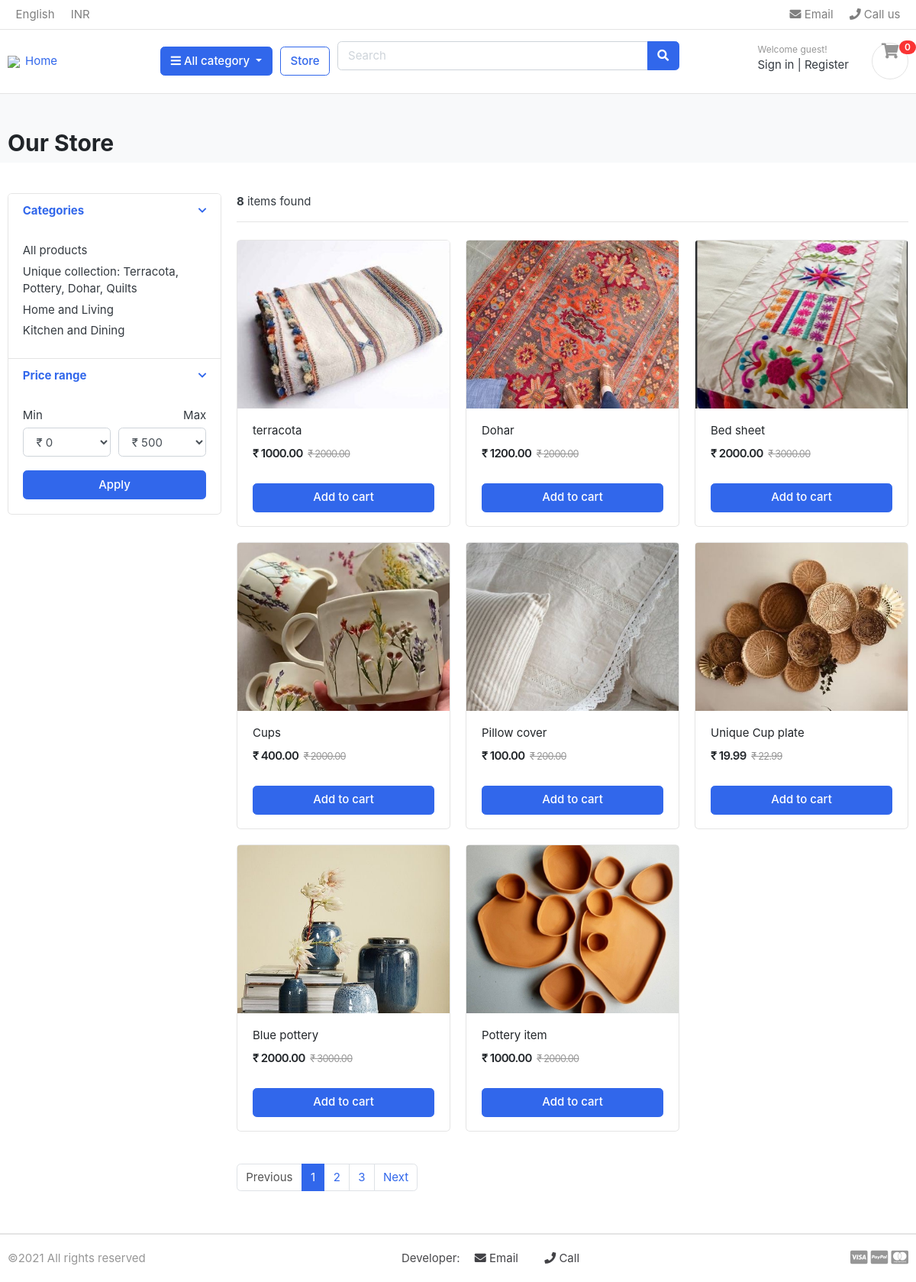
The app's page /shop/ with its own data.
### all_category/models.py (models this page shows, shortened)
class Category(models.Model):
    category_name = models.CharField(max_length=100,unique=True)
    slug = models.SlugField(max_length=100,unique=True)
    category_img = models.ImageField(upload_to="photos/category",blank =True)
    description = models.TextField(max_length=300,blank = True)
    class Meta:
        verbose_name = "category"
        verbose_name_plural = "categories"
    def get_url(self):
        return reverse('products_by_category',args = [self.slug])

### shop/models.py (models this page shows, shortened)
class Product(models.Model):
    items = models.CharField(max_length=120)
    slug = models.SlugField (verbose_name = "slug",allow_unicode = True,unique=True,blank = True,null = True)
    price = models.DecimalField(max_digits=10,decimal_places=2)
    discounted_price = models.DecimalField(max_digits=10,decimal_places=2)
    description = models.TextField()
    image = models.ImageField(max_length=300,upload_to="product_images")
    stock = models.IntegerField(default=0)
    is_available = models.BooleanField(default=True)
    category = models.ForeignKey(Category, on_delete=models.CASCADE)
    created_date = models.DateTimeField(auto_now=True)
    modified_date = models.DateTimeField(auto_now=True)
    def get_url(self):
        return reverse('product_detail',args = [self.category.slug, self.slug])

### shop/views.py (the view)
# urls.py: path("",views.shop,name="shop"),
def shop(request,category_slug= None):
    categories = None
    products = None
    if category_slug !=None:
        categories = get_object_or_404(Category,slug = category_slug )
        products = Product.objects.filter(category = categories,is_available = True)
        product_count = products.count()
    else:
        products = Product.objects.all().filter(is_available=True)
        product_count = products.count()
    context = {"products":products,"product_count":product_count}
    return render(request, "shop/shop.html",context)

### all_category/context_processors.py (called while the page is built)
def menu_links(request):
    links = Category.objects.all()
    return dict(links = links)

### shop/templates/shop/shop.html (shortened to what this page needs)
{%extends 'base.html' %} {%load static%} {%block content%}
<section class="section-pagetop bg" style= "height: 5px;">
  <div class="container" style= "height: 5px;">
     {%if 'search' in request.path%}
<h2 class="title-page">Search Result</h2>
{% else %}
    <h2 class="title-page">Our Store</h2>
{%endif%}
  </div>
</section>
<section class="section-content padding-y">
  <div class="container">
    <div class="row">
      <aside class="col-md-3">
        <div class="card">
          <article class="filter-group">
            <header class="card-header">
              <a
                href="#"
                data-toggle="collapse"
                data-target="#collapse_1"
                aria-expanded="true"
                class=""
              >
                <i class="icon-control fa fa-chevron-down"></i>
                <h6 class="title">Categories</h6>
              </a>
            </header>
            <div class="filter-content collapse show" id="collapse_1" >
              <div class="card-body">
                <ul class="list-menu">
                  <li><a href="{% url 'shop' %}">All products </a></li>
                  {% for category in links %}
                  <li><a href="{{category.get_url }}">{{category.category_name}} </a></li>
                  {%endfor%}
                </ul>
              </div>
            </div>
          </article>
          <article class="filter-group">
            <header class="card-header">
              <a
                href="#"
                data-toggle="collapse"
                data-target="#collapse_3"
                aria-expanded="true"
                class=""
              >
                <i class="icon-control fa fa-chevron-down"></i>
                <h6 class="title">Price range</h6>
              </a>
            </header>
            <div class="filter-content collapse show" id="collapse_3" >
              <div class="card-body">
                <div class="form-row">
                  <div class="form-group col-md-6">
                    <label>Min</label>
                    <select class="mr-2 form-control">
                      <option value="0">&#8377 0</option>
                    </select>
                  </div>
                  <div class="form-group text-right col-md-6">
                    <label>Max</label>
                    <select class="mr-2 form-control">
                      <option value="50">&#8377 500</option>
                    </select>
                  </div>
                </div>
                <button class="btn btn-block btn-primary">Apply</button>
              </div>
            </div>
          </article>
        </div>
      </aside>
      <main class="col-md-9">
        <header class="border-bottom mb-4 pb-3">
          <div class="form-inline">
            <span class="mr-md-auto"> <b>{{product_count}}</b> items found  </span>
          </div>
        </header>
        <div class="row">
          {%if products%}
          {%for product in products%}
          <div class="col-md-4">
            <figure class="card card-product-grid">
              <div class="img-wrap">
                <a href="{{product.get_url}}"><img style="width: 100%;" src="{{product.image.url}}" /></a>
              </div>
              <figcaption class="info-wrap">
                <div class="fix-height">
                  <a href="{{product.get_url}}" class="title"
                    >{{product.items}}</a
                  >
                  <div class="price-wrap mt-2">
                    <span class="price">&#8377 {{product.discounted_price}}</span>
                    <del class="price-old">&#8377 {{product.price}}</del>
                  </div>
                </div>
                <a href="{%url 'cart'%}" class="btn btn-block btn-primary">Add to cart </a>
              </figcaption>
            </figure>
          </div>
          {%endfor%}
          {%else%}
          <div>
            <h2>No result found. Please try again</h2>
          </div>
          {%endif%}
        </div>
        <nav class="mt-4" aria-label="Page navigation sample">
          <ul class="pagination">
            <li class="page-item disabled">
              <a class="page-link" href="#">Previous</a>
            </li>
            <li class="page-item active">
              <a class="page-link" href="#">1</a>
            </li>
            <li class="page-item"><a class="page-link" href="#">2</a></li>
            <li class="page-item"><a class="page-link" href="#">3</a></li>
            <li class="page-item"><a class="page-link" href="#">Next</a></li>
          </ul>
        </nav>
      </main>
    </div>
  </div>
</section>
{%endblock%}

### shop/templates/base.html (shortened to what this page needs)
{% load static %}
<html lang="en">
  <head>
    <link
      href='{% static "css/bootstrap.css" %}'
      rel="stylesheet"
      type="text/css"
    />
    <link
      href='{% static "fonts/fontawesome/css/all.min.css" %}'
      type="text/css"
      rel="stylesheet"
    />
    <link href='{%static "css/ui.css" %}' rel="stylesheet" type="text/css" />
    <link
      href='{% static "css/responsive.css" %}'
      rel="stylesheet"
      media="only screen and (max-width: 1200px)"
    />
  </head>
  <body>
    {%include 'includes/navbar.html'%} {% block content %} {%endblock%}
    {%include 'includes/footer.html' %}
  </body>
</html>

### shop/templates/includes/navbar.html (shortened to what this page needs)
{%load static%}
<header class="section-header">
  <nav class="navbar p-md-0 navbar-expand-sm navbar-light border-bottom">
    <div class="container">
      <div class="collapse navbar-collapse" id="navbarTop4">
        <ul class="navbar-nav mr-auto">
          <li class="nav-item dropdown">
            <a href="#" class="nav-link"> English </a>
          </li>
          <li class="nav-item dropdown">
            <a href="#" class="nav-link"> INR </a>
          </li>
        </ul>
        <ul class="navbar-nav">
          <li>
            <a href="mailto:sonchiriyahelp@gmail.com" class="nav-link">
              <i class="fa fa-envelope"></i>
              Email
            </a>
          </li>
          <li>
            <a href="tel: +91-9717889298" class="nav-link">
              <i class="fa fa-phone"></i> Call us
            </a>
          </li>
        </ul>
      </div>
    </div>
  </nav>
  <section class="header-main border-bottom">
    <div class="container">
      <div class="row align-items-center">
        <div class="col-lg-2 col-md-3 col-6">
          <a href="{%url 'index'%}" class="brand-wrap">
            <img class="logo" src="{%static 'images/chiriyaji.jpg' %}" />Home
          </a>
        </div>
        <div class="col-lg col-sm col-md col-6 flex-grow-0">
          <div class="category-wrap dropdown d-inline-block float-right">
            <button
              type="button"
              class="btn btn-primary dropdown-toggle"
              data-toggle="dropdown"
            >
              <i class="fa fa-bars"></i> All category
            </button>
          </div>
        </div>
        <a href="{% url 'shop'%}" class="btn btn-outline-primary">Store</a>
        <div class="col-lg col-md-6 col-sm-12 col">
          <form action="{%url 'search'%}" class="search" method="GET">
            <div class="input-group w-100">
              <input
                type="text"
                class="form-control"
                style="width: 60%; margin: auto; padding: auto"
                placeholder="Search"
                name="keyword"
              />
              <div class="input-group-append">
                <button class="btn btn-primary" type="submit">
                  <i class="fa fa-search"></i>
                </button>
              </div>
            </div>
          </form>
        </div>
        <div class="col-lg-3 col-sm-6 col-8 order-2 order-lg-3">
          <div class="d-flex justify-content-end mb-3 mb-lg-0">
            <div class="widget-header">
              <small class="title text-muted">Welcome guest!</small>
              <div>
                <a href="#">Sign in</a>
                <span class="dark-transp"> | </span>
                <a href="#"> Register</a>
              </div>
            </div>
            <a href="{% url 'cart'%}" class="widget-header pl-3 ml-3">
              <div class="icon icon-sm rounded-circle border">
                <i class="fa fa-shopping-cart"></i>
              </div>
              <span class="badge badge-pill badge-danger notify">0</span>
            </a>
          </div>
        </div>
      </div>
    </div>
  </section>
</header>

### shop/templates/includes/footer.html
{%load static%}
<footer class="section-footer border-top">
  <div class="container">
    <section class="footer-bottom border-top row">
      <div class="col-md-3">
        <p class="text-muted">&copy2021 All rights reserved</p>
      </div>
      <div
        class="col-md-7 text-md-center"
        style="color: rgb(72, 72, 75); display: inline"
      >
        Developer:<a
          href="mailto:subhanshut4@gmail.com"
          class="nav-link"
          style="display: inline; color: rgb(66, 66, 70)"
        >
          <i class="fa fa-envelope"></i>
          Email
        </a>
        <a
          href="tel:+91-8928048052"
          class="nav-link"
          style="display: inline; color: rgb(66, 66, 70)"
        >
          <i class="fa fa-phone"></i>
          Call
        </a>
      </div>
      <div class="col-md-2 text-md-right text-muted">
        <i class="fab fa-lg fa-cc-visa"></i>
        <i class="fab fa-lg fa-cc-paypal"></i>
        <i class="fab fa-lg fa-cc-mastercard"></i>
      </div>
    </section>
  </div>
</footer>

### shop/static/css/ui.css (style rules this page uses)
html { font-family: "Inter", sans-serif; font-size: 15px; }
.img-wrap { text-align: center; display: block; }
.img-wrap img { max-width: 100%; }
.price-wrap { letter-spacing: -0.7px; }
.icon-xs, .icon-sm, .icon-md, .icon-lg { display: inline-block; text-align: center; flex-shrink: 0; flex-grow: 0; }
.icon-sm { width: 48px; height: 48px; line-height: 48px !important; font-size: 20px; }
.padding-y { padding-top: 40px; padding-bottom: 40px; }
figure { margin-bottom: 0; }
article:after, .form-group:after { display: block; clear: both; content: ""; }
.bg { background-color: #f8f9fa; }
.title-page { color: #212529; }
p:last-child { margin-bottom: 0; }
.header-main { position: relative; padding-top: 1rem; padding-bottom: 1rem; }
.brand-wrap .logo, .navbar-brand .logo { margin-right: 7px; max-height: 42px; display: inline-block; }
.widget-header { display: inline-block; vertical-align: middle; position: relative; }
.widget-header a { color: #343a40; }
.widget-header i { color: #969696; }
.widget-header .title { display: block; }
.widget-header .notify { position: absolute; top: -3px; right: -10px; }
.footer-bottom { padding-top: 20px; padding-bottom: 20px; }
[class*=list-] li:after { visibility: hidden; display: block; content: ""; overflow: hidden; height: 0; clear: both; }
.list-menu { list-style: none; margin: 0; padding-left: 0; }
.list-menu li { margin-bottom: 5px; }
.list-menu a { color: #343a40; }
[class*=card-product] a.title { color: #212529; display: block; }
[class*=card-product] .img-wrap { overflow: hidden; position: relative; }
[class*=card-product] .img-wrap img { height: 100%; max-width: 100%; width: auto; display: inline-block; -o-object-fit: cover; object-fit: cover; }
.card-product-grid { margin-bottom: 20px; }
.card-product-grid .img-wrap { border-radius: 0.2rem 0.2rem 0 0; height: 220px; }
.card-product-grid .info-wrap { overflow: hidden; padding: 18px 20px; }
.card-product-grid .fix-height { height: 80px; overflow: hidden; }
.card .img-wrap { overflow: hidden; }
.notify { position: absolute; top: -4px; right: -10px; display: inline-block; padding: 0.25em 0.6em; font-size: 12px; line-height: 1; text-align: center; border-radius: 3rem; color: #fff; background-color: #fa3434; }
.price { font-weight: 600; color: #212529; }
.price-old { color: #969696; margin-left: 3px; font-size: 85%; }
.icon-control { margin-top: 5px; float: right; font-size: 80%; }
.card-header .title { margin-bottom: 0; line-height: 1.5; }
.filter-group { border-bottom: 1px solid #e4e4e4; }
.filter-group .card-header { border-bottom: 0; }
.filter-group:last-child { border-bottom: 0; }
.section-pagetop { padding: 45px 0; }

### records on screen
Category: category_name "Unique collection: Terracota, Pottery, Dohar, Quilts"
Category: category_name "Home and Living"
Category: category_name "Kitchen and Dining"
Product: image (picture), items "terracota", discounted_price "1000.00", price "2000.00"
Product: image (picture), items "Dohar", discounted_price "1200.00", price "2000.00"
Product: image (picture), items "Bed sheet", discounted_price "2000.00", price "3000.00"
Product: image (picture), items "Cups", discounted_price "400.00", price "2000.00"
Product: image (picture), items "Pillow cover", discounted_price "100.00", price "200.00"
Product: image (picture), items "Unique Cup plate", discounted_price "19.99", price "22.99"
Product: image (picture), items "Blue pottery", discounted_price "2000.00", price "3000.00"
Product: image (picture), items "Pottery item", discounted_price "1000.00", price "2000.00"

### other values on screen
{{ product_count }} "8"
